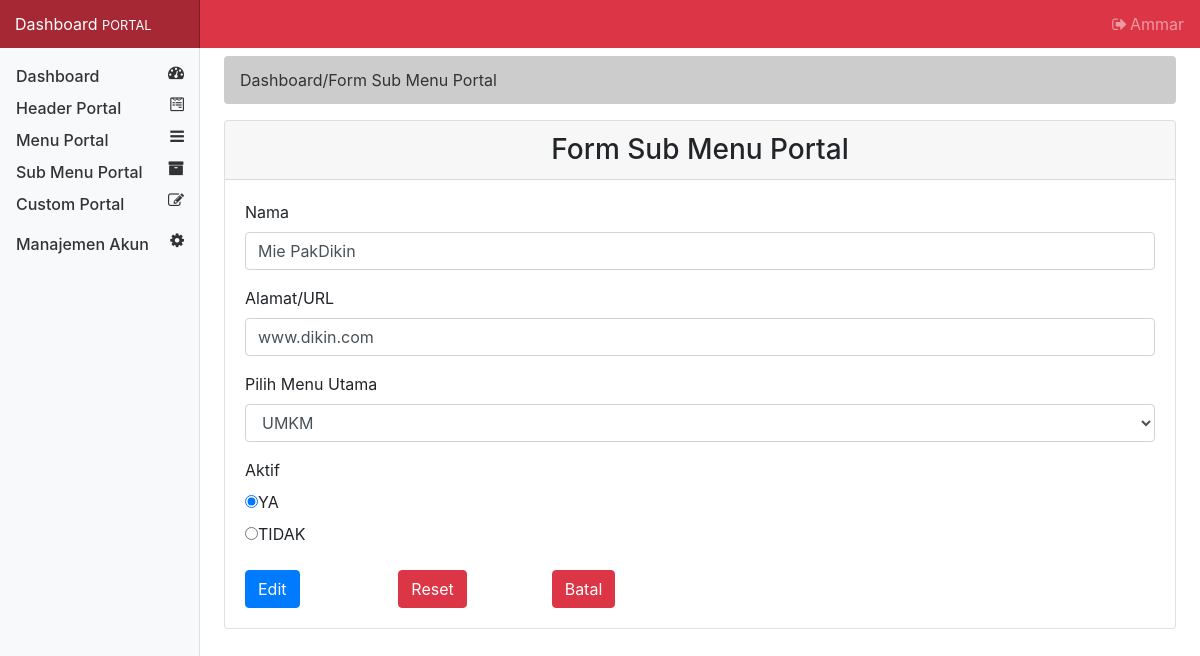
The app's page /p_admin/media.php?page=asub&2wsxzaq1=qw&1qazxsw2=1 (signed in) with its own data.
### tables this page shows
CREATE TABLE `tb_sub_konten` (
  `id` int(5) NOT NULL,
  `nama` varchar(20) DEFAULT NULL,
  `url` varchar(255) DEFAULT NULL,
  `status` enum('1','0') DEFAULT NULL,
  `id_konten` int(3) NOT NULL
);

### config/Database.php (called while the page is built, shortened)
<?php
class Database {
	protected $conn;
	public function __construct($username = "root", $password = "", $host = "localhost", $dbname = "porta_desa") {
		try {
			$this->conn = new PDO("mysql:host={$host};dbname={$dbname};charset=utf8", $username, $password);
			$this->conn->setAttribute(PDO::ATTR_ERRMODE, PDO::ERRMODE_EXCEPTION);
			$this->conn->setAttribute(PDO::ATTR_DEFAULT_FETCH_MODE, PDO::FETCH_ASSOC);
		} catch (PDOException $e) {
			throw new Exception($e->getMessage());
		}
	}
	public function select($query, $params = []) {
		try {
			$stmt = $this->conn->prepare($query);
			$stmt->execute($params);
			return $stmt->fetch();
		} catch (PDOException $e) {
			throw new Exception($e->getMessage());
		}
	}
	public function selectall($query, $params = []) {
		try {
			$stmt = $this->conn->prepare($query);
			$stmt->execute($params);
			return $stmt->fetchAll();
		} catch (PDOException $e) {
			throw new Exception($e->getMessage());
		}
	}
}
?>

### p_admin/cek_login.php (called while the page is built, shortened)
<?php
$uid = $_SESSION['uid'];
$siki = $db->select('SELECT * FROM tb_admin where id=?', [$uid]);
$nama = $siki['nama'];
?>

### p_admin/switch.php (called while the page is built, shortened)
<?php
$page = isset($_GET['page']) ? $_GET['page'] : null;
switch ($page) {
	case 'asub':
	include 'modul/mod_sub_menu/aksi_sub.php';
	break;
}
?>

### p_admin/modul/mod_sub_menu/aksi_sub.php (the view, shortened to what this page needs)
<?php
if (isset($_GET['2wsxzaq1'])) {
	$aksi = $_GET['2wsxzaq1'];
} else {
	$aksi = "";
}
if (isset($_GET['1qazxsw2'])) {
	$id = $_GET['1qazxsw2'];
} else {
	$id = "";
}
if ($aksi) {
	if ($aksi == "qw" && !empty($id)) {
		$row = $db->select("select * from tb_sub_konten where id=?", [$id]);
		$btn = "Edit";
		$nama = $row['nama'];
		$status = $row['status'];
		$url = $row['url'];
		$id_konten = $row['id_konten'];
	} else if ($aksi == "qa" && !empty($id)) {
		$result = $db->cud("delete from tb_sub_konten where id=?", [$id]);
		if ($result) {
			echo "<script>alert('Sukses menghapus Data')</script>";
			$db->Close();
			echo $db->redirect('?page=sub');
		} else {
			echo "<script>alert('Gagal menghapus Data')</script>";
			echo $db->redirect('?page=sub');
		}
	}
} else {
	$btn = "Simpan";
	$nama = '';
	$status = '';
	$url = '';
	$id_konten = '';
}
?>
<section id="breadcrumb">
	<ol class="breadcrumb">
		<li class="active">Dashboard/Form Sub Menu Portal</li>
	</ol>
</section>
<div class="card">
	<h3 class="card-header text-center">Form Sub Menu Portal</h3>
	<div class="card-body">
		<form class="" action="#" method="post" enctype="multipart/form-data">
			<div class="form-group">
				<label for="caption">Nama</label> </br>
				<input type="text" name="nama" required="true" class="form-control" value="<?php echo $nama ?>" >
			</div>
			<div class="form-group">
				<label for="caption">Alamat/URL</label> </br>
				<input type="text" name="url" required="true" class="form-control" value="<?php echo $url ?>" >
			</div>
			<div class="form-group">
				<label for="">Pilih Menu Utama</label>
				<select class="form-control" name="id_konten" required="true">
					<?php
					$a = $db->selectall("SELECT * from tb_konten ");
					foreach ($a as $row) {
						if ($row['id'] == $id_konten) {
							$select = "selected";
						} else {
							$select = "";
						}?>
						<option value='<?php echo $row['id'] ?>' <?php echo $select ?>><?=$row['nama']?></option>";
						<?php
					}
					?>
				</select>
			</div>
			<div class="form-group">
				<label>Aktif</label>
				<div class="radio">
					<label>
						<input type="radio" name="status" id="1" value="1" <?php echo $status == "1" ? "checked" : " " ?>>YA
					</label>
				</div>
				<div class="radio">
					<label>
						<input type="radio" name="status" id="0" value="0" <?php echo $status == "0" ? "checked" : " " ?>>TIDAK
					</label>
				</div>
			</div>
			<div class="form-row">
				<div class="col-md-2">
					<button type="submit" name="kirim" class="btn btn-primary"><?php echo "$btn" ?></button>
				</div>
				<div class="col-md-2">
					<button type="reset" name="reset" class="btn btn-danger">Reset</button>
				</div>
				<div class="col-md-2">
					<a href="?page=sub"><button type="button" name="kembali" class="btn btn-danger">Batal</button></a>
				</div>
			</div>
		</form>
	</div>
</div>

### p_admin/head.php (shortened to what this page needs)
<header>
	<nav class="navbar navbar-dark fixed-top bg-danger flex-md-nowrap p-0">
		<a class="navbar-brand col-sm-3 col-md-2 mr-0" href="#">Dashboard <small>PORTAL</small></a>
		<ul class="navbar-nav px-3">
			<li class="nav-item text-nowrap">
				<a class="nav-link" href="logout.php"><i class="fa fa-sign-out fa-fw"></i><?php echo $nama ?></a>
			</li>
		</ul>
	</nav>
</header>

### assets/css/style.css (style rules this page uses)
.breadcrumb { background: #cccccc; color: #333333; }
.navbar-brand { padding-top: .75rem; padding-bottom: .75rem; font-size: 1rem; background-color: rgba(0, 0, 0, .25); box-shadow: inset -1px 0 0 rgba(0, 0, 0, .25); }

### records on screen
tb_sub_konten: nama "Mie PakDikin", url "www.dikin.com", status "☑ YA", status "☐ TIDAK"

### other values on screen
$nama "Ammar"
$btn "Edit"
form field id_konten "UMKM"
